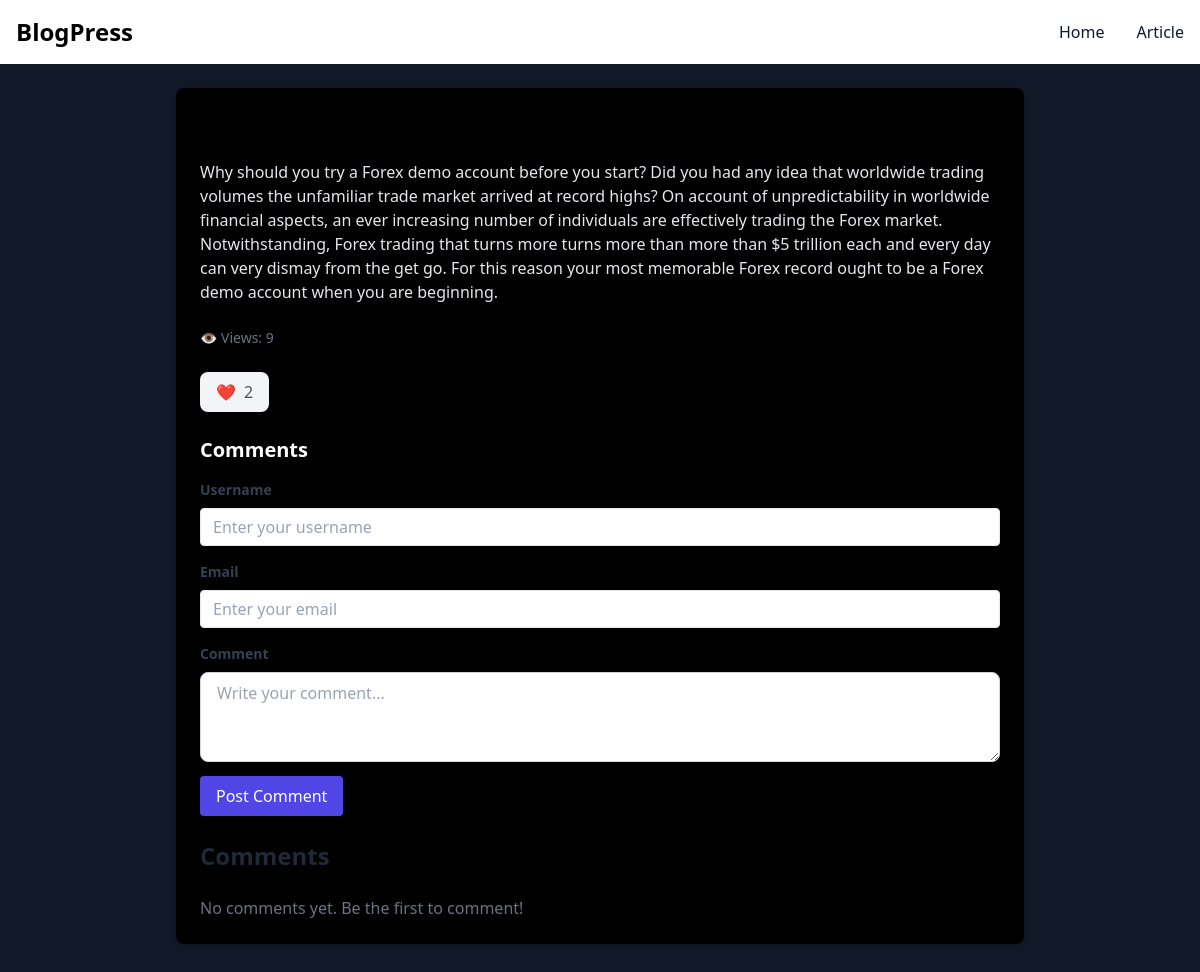
Page /blogs.php?BlogId=4 on the committed database.
### tables this page shows
CREATE TABLE `articles` (
  `id` int(11) NOT NULL,
  `title` varchar(255) NOT NULL,
  `content` text NOT NULL,
  `author_id` int(11) DEFAULT NULL,
  `views` int(11) DEFAULT 0,
  `likes` int(11) DEFAULT 0,
  `tags` varchar(255) DEFAULT NULL,
  `created_at` datetime DEFAULT current_timestamp(),
  `categorie` varchar(150) DEFAULT NULL
);

### blogs.php (the view, shortened to what this page needs)
<?php
require_once 'connection.php';
$ArticleId = $_GET['BlogId'];
try {
    $query = "SELECT * FROM articles WHERE id = ? LIMIT 1";
    $st = $pdo->prepare($query);
    $st->execute([$ArticleId]);
    $bloginfo = $st->fetchAll(PDO::FETCH_ASSOC);
} catch (PDOException $e) {
    echo "Error fetching data from article: " . $e->getMessage();
}
?>
<!DOCTYPE html>
<html lang="en">
<head>
    <link href="https://cdnjs.cloudflare.com/ajax/libs/font-awesome/6.0.0-beta3/css/all.min.css" rel="stylesheet">
    <script src="https://cdn.tailwindcss.com"></script>
</head>
<body class="bg-gray-900 font-sans">
    <!DOCTYPE html>
    <html lang="en">
    <head>
        <script src="https://cdn.tailwindcss.com"></script>
    </head>
    <body class="bg-gray-900 font-sans">
        <header>
            <nav class="bg-white border-gray-200 dark:bg-gray-900">
                <div class="max-w-screen-xl flex flex-wrap items-center justify-between mx-auto p-4"> <a
                        href="index.php" class="flex items-center space-x-3 rtl:space-x-reverse"> <span
                            class="self-center text-2xl font-semibold whitespace-nowrap dark:text-white">BlogPress</span>
                    </a>
                    <div class="hidden w-full md:block md:w-auto" id="navbar-default">
                        <ul
                            class="font-medium flex flex-col p-4 md:p-0 mt-4 border border-gray-100 rounded-lg bg-gray-50 md:flex-row md:items-center md:space-x-8 rtl:space-x-reverse md:mt-0 md:border-0 md:bg-white dark:bg-gray-800 md:dark:bg-gray-900 dark:border-gray-700">
                            <li>
                                <a href="index.php"
                                    class="block py-2 px-3 text-gray-900 rounded hover:bg-gray-100 md:hover:bg-transparent md:border-0 md:hover:text-blue-700 md:p-0 dark:text-white md:dark:hover:text-blue-500 dark:hover:bg-gray-700 dark:hover:text-white md:dark:hover:bg-transparent"
                                    aria-current="page">
                                    Home
                                </a>
                            </li>
                            <li>
                                <a href="interfaceBlogs.php"
                                    class="block py-2 px-3 text-gray-900 rounded hover:bg-gray-100 md:hover:bg-transparent md:border-0 md:hover:text-blue-700 md:p-0 dark:text-white md:dark:hover:text-blue-500 dark:hover:bg-gray-700 dark:hover:text-white md:dark:hover:bg-transparent">
                                    Article
                                </a>
                            </li>
                        </ul>
                    </div>
                </div>
            </nav>
        </header>
        <div class="max-w-4xl mx-auto p-6">
            <?php foreach($bloginfo as $blog): ?>
            <article class="bg-black rounded-lg shadow p-6 mb-8">
                <h2 class="text-2xl font-semibold mb-4"><?php echo $blog['title'];?></h2>
                <p class="text-gray-200 mb-6">
                    <?php echo $blog['content'] ; ?>
                </p>
                <div class="flex items-center text-sm text-gray-500 mb-6">
                    <div id="view-counter" class="flex items-center mr-4">
                        👁️ <span class="ml-1">Views: <span id="views"><?php echo $blog['views'];?></span></span>
                    </div>
                </div>
                <div class="flex items-center mb-6">
                    <form action="" method="post">
                        <button type="submit" id="like-btn" name="like"
                            class="flex items-center gap-2 bg-gray-100 text-gray-600 px-4 py-2 rounded-lg shadow hover:bg-indigo-100 hover:text-indigo-600 transition">
                            ❤️ <span id="like-count"><?php echo $blog['likes'];?></span>
                        </button>
                    </form>
                </div>
                <section>
                    <h3 class="text-xl text-white font-semibold mb-4">Comments</h3>
                    <form action="" method="post">
                        <div class="mb-6">
                            <div class="mb-4"> <label for="username"
                                    class="block text-gray-700 text-sm font-bold mb-2">Username</label>
                                <input type="text" id="username"
                                    class="shadow appearance-none border rounded w-full py-2 px-3 text-gray-700 leading-tight focus:outline-none focus:shadow-outline"
                                    placeholder="Enter your username" name="username">
                            </div>
                            <div class="mb-4"> <label for="email"
                                    class="block text-gray-700 text-sm font-bold mb-2">Email</label> <input type="text"
                                    id="email"
                                    class="shadow appearance-none border rounded w-full py-2 px-3 text-gray-700 leading-tight focus:outline-none focus:shadow-outline"
                                    placeholder="Enter your email" name="email">
                            </div>
                            <label for="email" class="block text-gray-700 text-sm font-bold mb-2">Comment</label>
                            <textarea id="comment-input" rows="3" placeholder="Write your comment..."
                                class="w-full px-4 py-2 border border-gray-300 rounded-lg focus:ring-2 focus:ring-indigo-400 outline-none"
                                name="content"></textarea>
                            <button type="submit" id="submit-comment" name="comment_btn"
                                class="mt-2 px-4 py-2 bg-indigo-600 text-white rounded hover:bg-indigo-700">
                                Post Comment
                            </button>
                        </div>
                    </form>
                    <div id="comment-list" class="space-y-4">
                        <h2 class="text-2xl font-bold mb-6 text-gray-800">Comments</h2>
                        <div id="comment-list" class="space-y-4">
                            <p class="text-gray-500">No comments yet. Be the first to comment!</p>
                        </div>
                    </div>
                </section>
            </article>
            <?php endforeach ;?>
        </div>
    </body>
    </html>

### rows in the picture
articles: content "Why should you try a Forex demo account before you start? Did you had any idea that worldwide trading volumes the unfamiliar trade market arrived at record highs? On account of unpredictability in worldwide financial aspects, an ever increasing number of individuals are effectively trading the Forex market. Notwithstanding, Forex trading that turns more turns more than more than $5 trillion each and every day can very dismay from the get go. For this reason your most memorable Forex record ought to be a Forex demo account when you are beginning.", views "9", likes "2"
